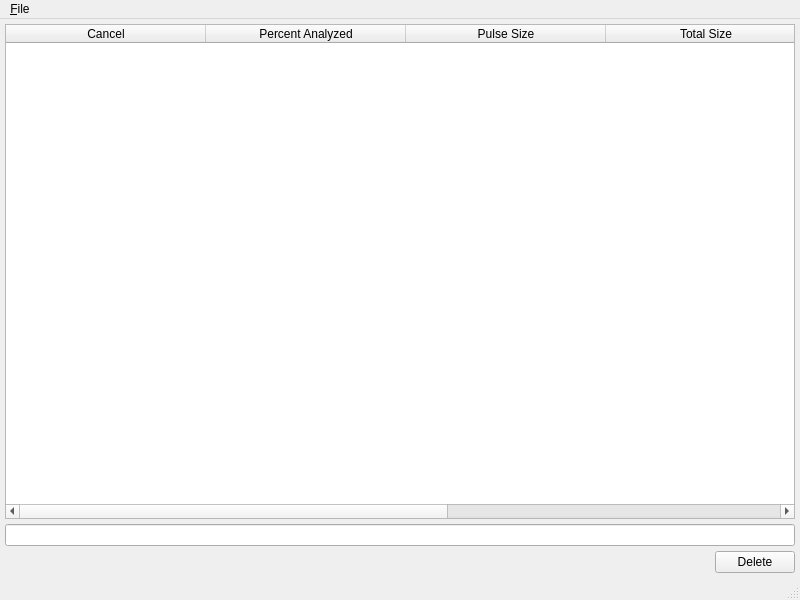
<?xml version="1.0" encoding="UTF-8"?>
<ui version="4.0">
 <class>spoton_starbeamanalyzer</class>
 <widget class="QMainWindow" name="spoton_starbeamanalyzer">
  <property name="geometry">
   <rect>
    <x>0</x>
    <y>0</y>
    <width>800</width>
    <height>600</height>
   </rect>
  </property>
  <property name="windowTitle">
   <string>Spot-On: StarBeam Analyzer</string>
  </property>
  <property name="windowIcon">
   <iconset resource="../Icons/icons.qrc">
    <normaloff>:/Logo/spoton-button-32.png</normaloff>:/Logo/spoton-button-32.png</iconset>
  </property>
  <widget class="QWidget" name="centralwidget">
   <layout class="QVBoxLayout" name="verticalLayout">
    <property name="spacing">
     <number>5</number>
    </property>
    <property name="margin">
     <number>5</number>
    </property>
    <item>
     <widget class="QTableWidget" name="tableWidget">
      <property name="alternatingRowColors">
       <bool>true</bool>
      </property>
      <property name="selectionMode">
       <enum>QAbstractItemView::SingleSelection</enum>
      </property>
      <property name="selectionBehavior">
       <enum>QAbstractItemView::SelectRows</enum>
      </property>
      <property name="horizontalScrollMode">
       <enum>QAbstractItemView::ScrollPerPixel</enum>
      </property>
      <property name="sortingEnabled">
       <bool>true</bool>
      </property>
      <attribute name="horizontalHeaderDefaultSectionSize">
       <number>200</number>
      </attribute>
      <attribute name="horizontalHeaderStretchLastSection">
       <bool>true</bool>
      </attribute>
      <column>
       <property name="text">
        <string>Cancel</string>
       </property>
      </column>
      <column>
       <property name="text">
        <string>Percent Analyzed</string>
       </property>
      </column>
      <column>
       <property name="text">
        <string>Pulse Size</string>
       </property>
      </column>
      <column>
       <property name="text">
        <string>Total Size</string>
       </property>
      </column>
      <column>
       <property name="text">
        <string>File</string>
       </property>
      </column>
      <column>
       <property name="text">
        <string>Results</string>
       </property>
      </column>
      <column>
       <property name="text">
        <string>OID</string>
       </property>
      </column>
     </widget>
    </item>
    <item>
     <widget class="QLineEdit" name="results">
      <property name="readOnly">
       <bool>true</bool>
      </property>
     </widget>
    </item>
    <item>
     <layout class="QHBoxLayout" name="horizontalLayout">
      <property name="spacing">
       <number>5</number>
      </property>
      <item>
       <spacer name="horizontalSpacer">
        <property name="orientation">
         <enum>Qt::Horizontal</enum>
        </property>
        <property name="sizeHint" stdset="0">
         <size>
          <width>40</width>
          <height>20</height>
         </size>
        </property>
       </spacer>
      </item>
      <item>
       <widget class="QPushButton" name="clear">
        <property name="text">
         <string>Delete</string>
        </property>
       </widget>
      </item>
     </layout>
    </item>
   </layout>
  </widget>
  <widget class="QMenuBar" name="menubar">
   <property name="geometry">
    <rect>
     <x>0</x>
     <y>0</y>
     <width>800</width>
     <height>27</height>
    </rect>
   </property>
   <widget class="QMenu" name="menu_File">
    <property name="title">
     <string>&amp;File</string>
    </property>
    <addaction name="action_Close"/>
   </widget>
   <addaction name="menu_File"/>
  </widget>
  <widget class="QStatusBar" name="statusbar"/>
  <action name="action_Close">
   <property name="text">
    <string>&amp;Close</string>
   </property>
  </action>
 </widget>
 <tabstops>
  <tabstop>tableWidget</tabstop>
  <tabstop>results</tabstop>
  <tabstop>clear</tabstop>
 </tabstops>
 <resources>
  <include location="../Icons/icons.qrc"/>
 </resources>
 <connections/>
</ui>
